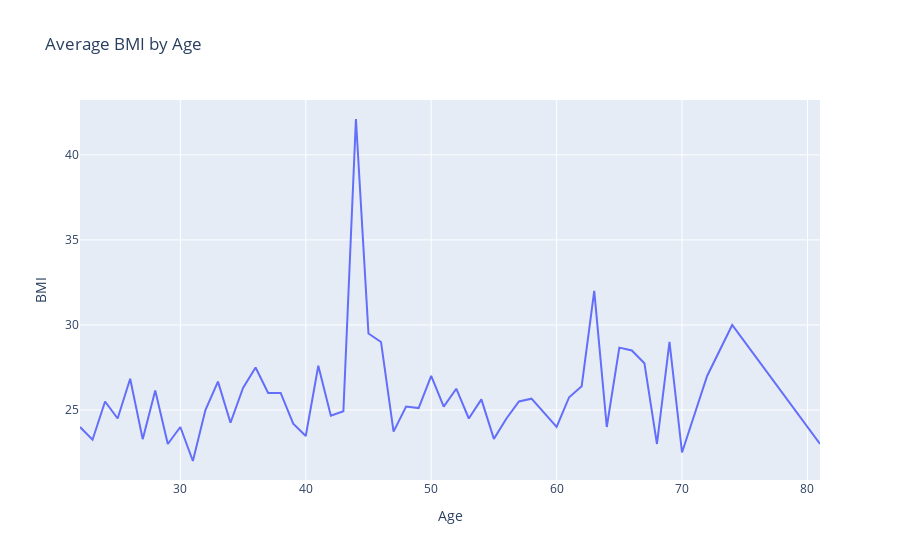

Write notebook code for a chart like this one.
### Code cell
#line plot => ortalama vücut kitle endeksi ve yaş ilişkisi
avg_BMI_age = df.groupby('Age')['BMI'].mean().reset_index()
plot = px.line(avg_BMI_age, x='Age', y='BMI',title = 'Average BMI by Age')
plot.show()

### Figure 1 — Plotly figure (JSON) as saved in the notebook; plotly's stock layout.template omitted (floating-point values rounded to 4 significant figures)
{"data": [{"hovertemplate": "Age=%{x}<br>BMI=%{y}<extra></extra>", "legendgroup": "", "line": {"color": "#636efa", "dash": "solid"}, "marker": {"symbol": "circle"}, "mode": "lines", "name": "", "orientation": "v", "showlegend": false, "type": "scatter", "x": [22, 23, 24, 25, 26, 27, 28, 29, 30, 31, 32, 33, 34, 35, 36, 37, 38, 39, 40, 41, 42, 43, 44, 45, 46, 47, 48, 49, 50, 51, 52, 53, 54, 55, 56, 57, 58, 60, 61, 62, 63, 64, 65, 66, 67, 68, 69, 70, 72, 74, 81], "xaxis": "x", "y": [24, 23.25, 25.5, 24.5, 26.83, 23.29, 26.14, 23, 24, 22, 25, 26.67, 24.25, 26.3, 27.5, 26, 26, 24.2, 23.47, 27.6, 24.67, 24.92, 42.11, 29.5, 29, 23.73, 25.2, 25.11, 27, 25.2, 26.25, 24.5, 25.62, 23.3, 24.5, 25.5, 25.67, 24, 25.75, 26.4, 32, 24, 28.67, 28.5, 27.75, 23, 29, 22.5, 27, 30, 23], "yaxis": "y"}], "layout": {"legend": {"tracegroupgap": 0}, "title": {"text": "Average BMI by Age"}, "xaxis": {"anchor": "y", "domain": [0, 1], "title": {"text": "Age"}}, "yaxis": {"anchor": "x", "domain": [0, 1], "title": {"text": "BMI"}}}}
